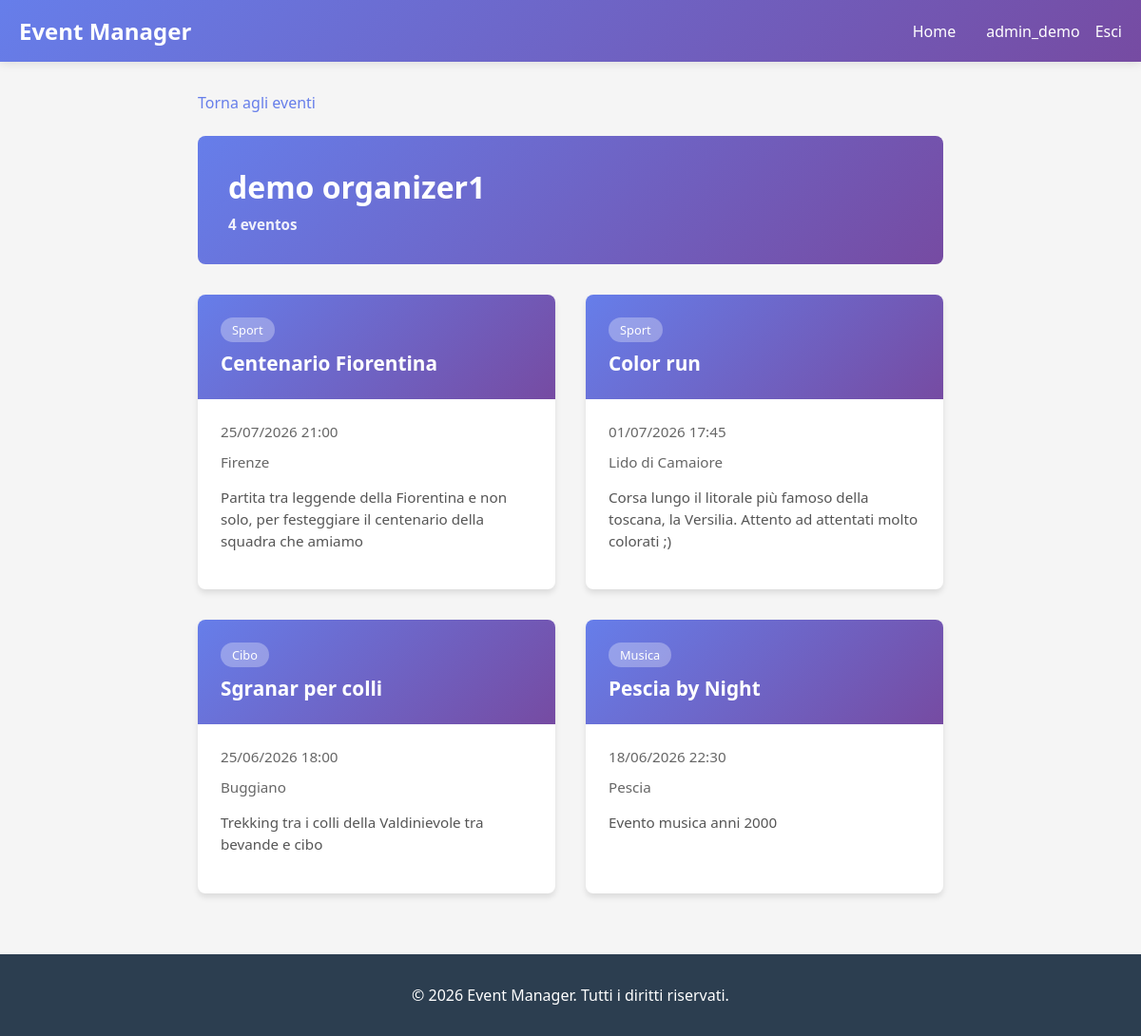
The app's page /organizer/2/events/ (signed in), older data.
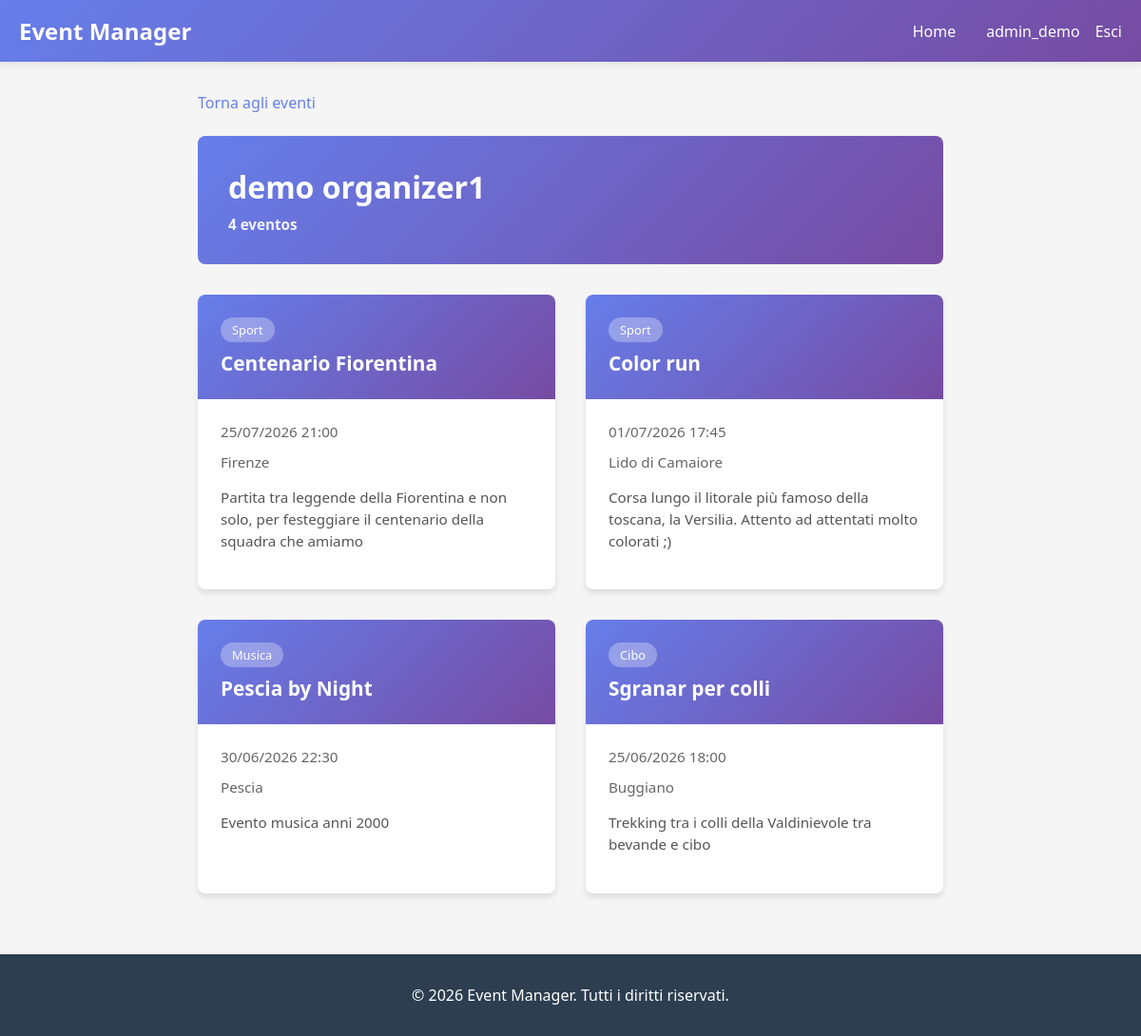
The same page, newer data.
### events/models.py (models this page shows, shortened)
class Event(models.Model):
    title = models.CharField(max_length=200)
    description = models.TextField()
    date = models.DateTimeField()
    location = models.CharField(max_length=200)
    category = models.ForeignKey(
        Category,
        on_delete=models.SET_NULL,
        null=True,
        blank=True,
        related_name='events'
    )
    organizer = models.ForeignKey(
        settings.AUTH_USER_MODEL,
        on_delete=models.CASCADE,
        related_name='organized_events'
    )
    created_at = models.DateTimeField(auto_now_add=True)
    class Meta:
        ordering = ['date']

class Category(models.Model):
    name = models.CharField(max_length=100)
    class Meta:
        verbose_name_plural = "Categories"

### events/views.py (the view)
# urls.py: path('organizer/<int:organizer_id>/events/', events_views.organizer_events, name='organizer_events'),
@login_required(login_url='login')
def organizer_events(request, organizer_id):
    organizer = get_object_or_404(User, id=organizer_id, role='organizer')
    events = Event.objects.filter(organizer=organizer).order_by('-date')
    context = {
        'organizer': organizer,
        'events': events,
    }
    return render(request, 'organizer_events.html', context)

### templates/organizer_events.html (shortened to what this page needs)
{% extends "base.html" %}
{% block content %}
<a href="{% url 'event_list' %}" class="back-link">Torna agli eventi</a>
<div class="organizer-header">
    <div class="organizer-info">
        <h1>{{ organizer.get_full_name|default:organizer.username }}</h1>
        <p style="margin-top: 0.5rem; font-size: 0.95rem;"><strong>{{ events.count }} evento{{ events.count|pluralize }}</strong></p>
    </div>
</div>
{% if events %}
    <div class="events-container">
        {% for event in events %}
            <div class="event-card">
                <a href="{% url 'event_detail' event.id %}">
                    <div class="event-header">
                        {% if event.category %}
                            <span class="event-category">{{ event.category.name }}</span>
                        {% endif %}
                        <h3 class="event-title">{{ event.title }}</h3>
                    </div>
                    <div class="event-body">
                        <div class="event-date">
                            <span>{{ event.date|date:"d/m/Y H:i" }}</span>
                        </div>
                        <div class="event-location">
                            <span>{{ event.location }}</span>
                        </div>
                        <p class="event-description">{{ event.description|truncatewords:30 }}</p>
                    </div>
                </a>
            </div>
        {% endfor %}
    </div>
{% else %}
    <div class="no-events">
        <h3>Nessun evento trovato</h3>
        <p>Questo organizzatore non ha ancora creato eventi.</p>
    </div>
{% endif %}
{% endblock %}

Row changes from the older to the newer data that the page shows:
changed Event "Pescia by Night": date "18/06/2026 22:30" → "30/06/2026 22:30"; moves up the list
